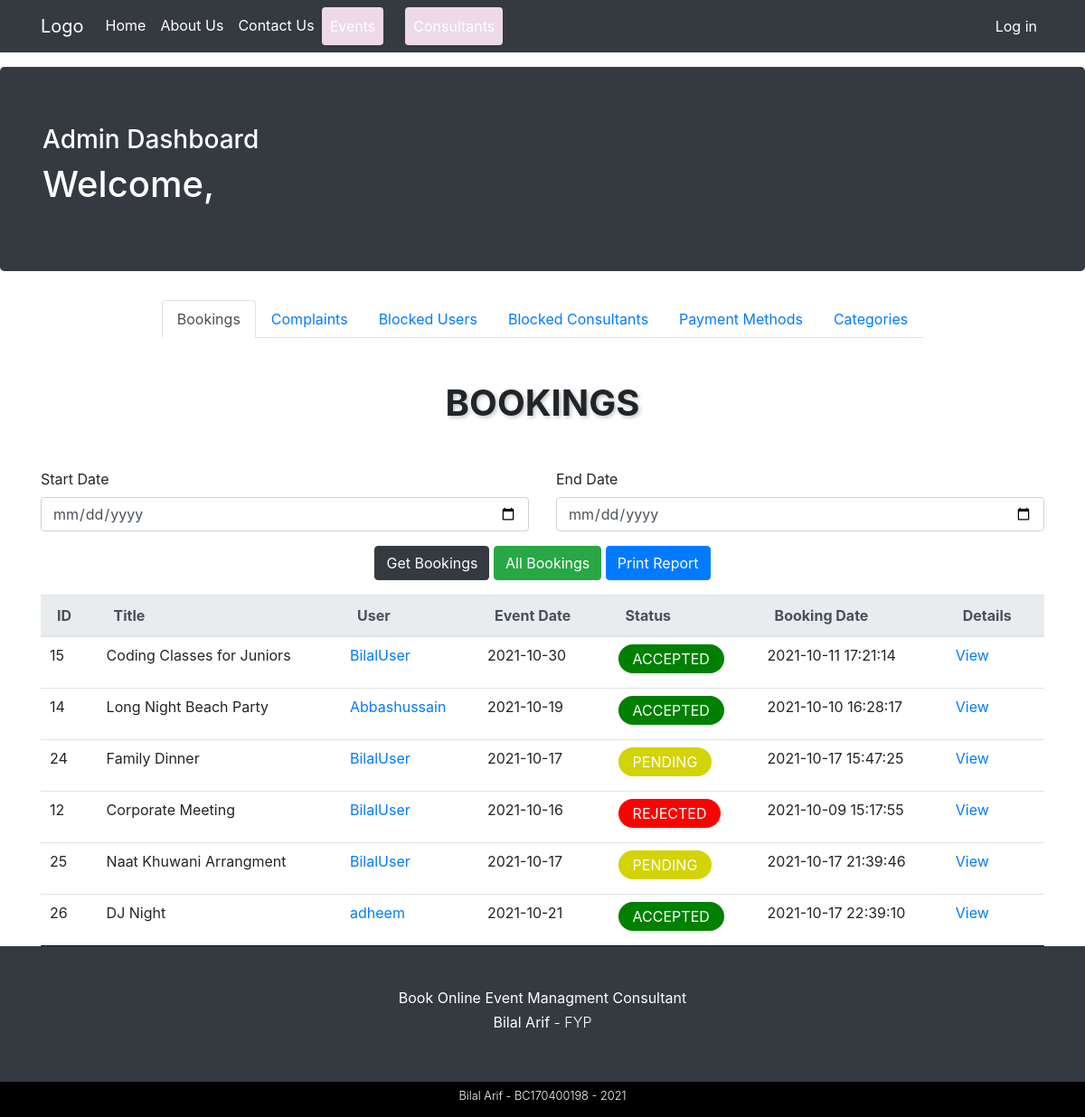
/admin-dashboard.php, run on the app's committed database.
### tables this page shows
CREATE TABLE IF NOT EXISTS `bookings` (
  `booking_id` int(11) NOT NULL AUTO_INCREMENT,
  `booking_event` int(11) NOT NULL,
  `booking_event_name` varchar(255) NOT NULL,
  `booking_description` text NOT NULL,
  `booking_consultant` int(11) NOT NULL,
  `booking_consultant_username` varchar(255) NOT NULL,
  `booking_user` int(11) NOT NULL,
  `booking_user_username` varchar(255) NOT NULL,
  `booking_status` varchar(50) NOT NULL DEFAULT 'pending',
  `booking_date` date NOT NULL,
  `booking_createdAt` datetime NOT NULL DEFAULT CURRENT_TIMESTAMP,
  PRIMARY KEY (`booking_id`)
);

### includes/classes/Database.php (called while the page is built, shortened)
<?php
class Database {
    private $pdo;
    public function __construct(){
        $this->pdo = new PDO("mysql:host=localhost;dbname=lamhey", "Bilal", "123123");
        $this->pdo->setAttribute(PDO::ATTR_ERRMODE, PDO::ERRMODE_EXCEPTION);
    }
    public function queryDB($sql, $mode, $values = array()){
        $stmt = $this->pdo->prepare($sql);
        foreach($values as $valueToBind){
            $stmt->bindValue($valueToBind[0], $valueToBind[1]);
        }
        $stmt->execute();
        if ($mode != Database::SELECTSINGLE && $mode != Database::SELECTALL && $mode != Database::EXECUTE){
            throw new Exception('Invalid Mode');
        }else if ($mode == Database::SELECTSINGLE){
            return $stmt->fetch(PDO::FETCH_ASSOC);
        }else if ($mode == Database::SELECTALL){
            return $stmt->fetchAll(PDO::FETCH_ASSOC);
        }
    }
}

### includes/classes/Admin.php (called while the page is built, shortened)
<?php
class Admin extends User {
    protected $db;
    public function __construct($pUsername){
        $this->db = new Database();
    }
    public function getBookingList() {
        $sql = "SELECT * FROM bookings";
        $result = $this->db->queryDB($sql, Database::SELECTALL);
        return $result;
    }
}

### process/admin_dashboard_process.php (the view, shortened to what this page needs)
<?php
$admin = new Admin("admin");
$bookingData = $admin->getBookingList();
function bookingTd($booking) {
    $id = $booking['booking_id'];
    $userId = $booking['booking_user'];
    $event = $booking['booking_event_name'];
    $date = $booking['booking_date'];
    $status = $booking['booking_status'];
    $bookingUsername = $booking['booking_user_username'];
    $bookingDate = $booking['booking_createdAt'];
    $td =
        <<<HTML
         <tr>
            <td>$id</td>
            <td>$event</td>
            <td><a href="user-dashboard.php?id=$userId">$bookingUsername</a></td>
            <td>$date</td>
            <td><label class="rounded-pill px-3 py-1 text-uppercase $status" for="">$status</label></td>
            <td>$bookingDate</td>
            <td><a href="booking-detail.php?id=$id">View</a></td>
         <tr>
        HTML;
    echo $td;
}
function bookingList($data) {
    array_map("bookingTd", $data);
}

### css/style.css (style rules this page uses)
.accepted { background-color: green; color: white; }
.pending { background-color: #d3d305; color: white; }
.rejected { background-color: red; color: white; }

### data on the page
bookings: booking_id "15", booking_event_name "Coding Classes for Juniors", booking_user_username "BilalUser", booking_date "2021-10-30", booking_status "ACCEPTED", booking_createdAt "2021-10-11 17:21:14"
bookings: booking_id "14", booking_event_name "Long Night Beach Party", booking_user_username "Abbashussain", booking_date "2021-10-19", booking_status "ACCEPTED", booking_createdAt "2021-10-10 16:28:17"
bookings: booking_id "24", booking_event_name "Family Dinner", booking_user_username "BilalUser", booking_date "2021-10-17", booking_status "PENDING", booking_createdAt "2021-10-17 15:47:25"
bookings: booking_id "12", booking_event_name "Corporate Meeting", booking_user_username "BilalUser", booking_date "2021-10-16", booking_status "REJECTED", booking_createdAt "2021-10-09 15:17:55"
bookings: booking_id "25", booking_event_name "Naat Khuwani Arrangment", booking_user_username "BilalUser", booking_date "2021-10-17", booking_status "PENDING", booking_createdAt "2021-10-17 21:39:46"
bookings: booking_id "26", booking_event_name "DJ Night", booking_user_username "adheem", booking_date "2021-10-21", booking_status "ACCEPTED", booking_createdAt "2021-10-17 22:39:10"
